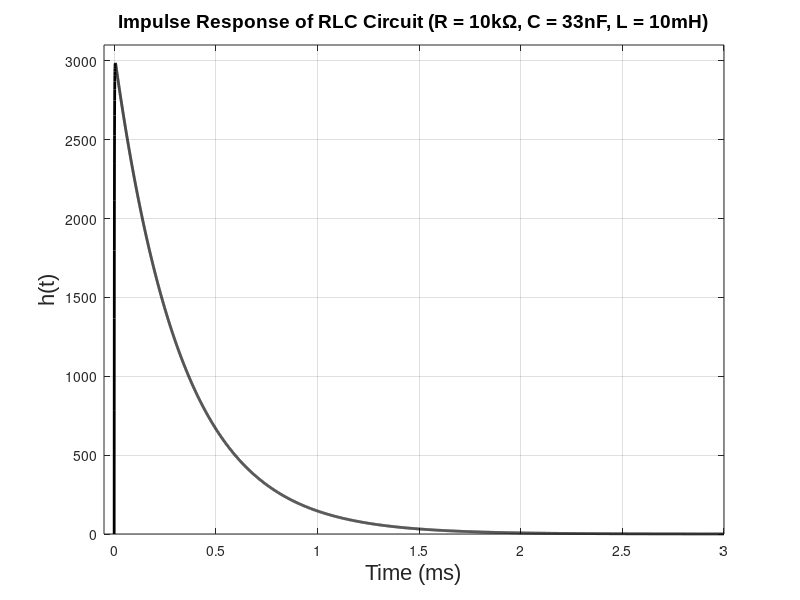

Write the MATLAB code that produced this figure.
% Define the time range (0 to 300 μs)
t = linspace(0, 3e-3, 10000); % 10000 points from 0 to 300 microseconds

% Calculate h(t) using your derived equation
h_t = 3048.8 * exp(-3039.54 * t) - 3048.8 * exp(-996960.5 * t);

% Create the plot
figure;
plot(t * 1000, h_t, 'k-', 'LineWidth', 2); % Convert time to microseconds for plotting
grid on;

xlabel('Time (ms)', 'FontName', 'Arial', 'FontSize', 16);
ylabel('h(t)', 'FontName', 'Arial', 'FontSize', 16);
title('Impulse Response of RLC Circuit (R = 10kΩ, C = 33nF, L = 10mH)', ...
      'FontName', 'Arial', 'FontSize', 14);

% Set axis limits
xlim([-0.05 3]);
ylim([0 3100]);

% Add grid
grid on;
box on;